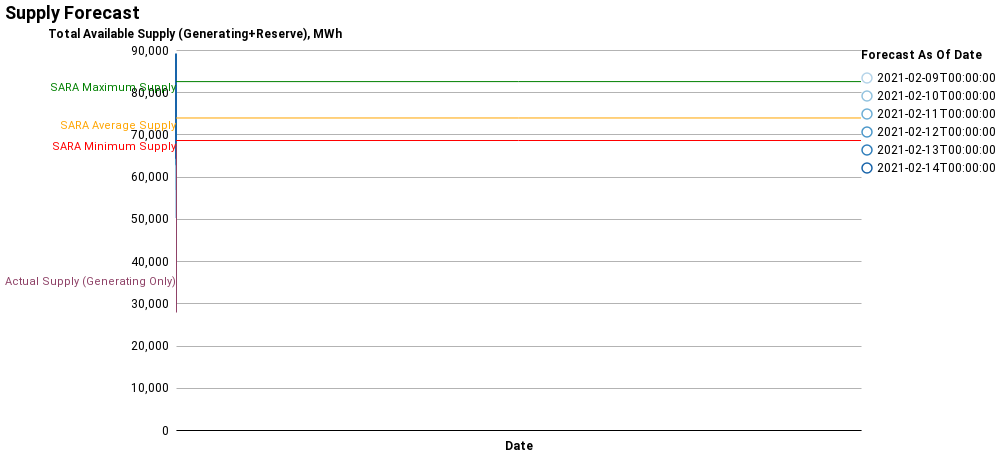

Notebook cell for this chart:
### Code cell
domain_pd = pd.to_datetime(['2021-02-09', '2021-02-21']).astype(int) / 10 ** 6

supply_chart = alt.Chart(ercot_forecast).mark_line(color='#3f8a8d').encode(
    x=alt.X('datetime:T',
        axis=alt.Axis(title='Date'),
        scale=alt.Scale(domain=list(domain_pd))
     ),
    y=alt.Y('total_supply:Q',
         axis=alt.Axis(title='Total Available Supply (Generating+Reserve), MWh')
     ),
    color=alt.Color('forecast_date:O', legend=alt.Legend(title="Forecast As Of Date"))
)

actual_chart = alt.Chart(eia_df_2).mark_line(color="#8f4267",clip=True).encode(
    x='datetime:T',
    y='net_generation:Q'
)

# A dropdown filter
forecast_dates = ercot_forecast['forecast_date'].unique()
date_dropdown = alt.binding_select(options=forecast_dates)
date_select = alt.selection_single(fields=['forecast_date'], bind=date_dropdown, name="_")

filter_date = supply_chart.add_selection(
    date_select
).transform_filter(
    date_select
).properties(title="Supply Forecast")


text_max = alt.Chart({'values':[{'x': '2021-02-11', 'y': 81000 }]}).mark_text(
    text='SARA Maximum Supply', angle=0, color='green'
).encode(
    x='x:T', y='y:Q'
)

rule_max= alt.Chart({'values':[{'y': 82513 }]}).mark_rule(color='green').encode(
    y='y:Q',
)


text_average = alt.Chart({'values':[{'x': '2021-02-10 15:00:00:00-06:00', 'y':  72000 }]}).mark_text(
    text='SARA Average Supply', angle=0, color='orange'
).encode(
    x='x:T', y='y:Q'
)

rule_average= alt.Chart({'values':[{'y': 73897}]}).mark_rule(color='orange').encode(
    y='y:Q',
)

text_min = alt.Chart({'values':[{'x': '2021-02-11', 'y': 67000}]}).mark_text(
    text='SARA Minimum Supply', angle=0, color='red'
).encode(
    x='x:T', y='y:Q'
)

rule_min= alt.Chart({'values':[{'y': 68560}]}).mark_rule(color='red').encode(
    y='y:Q',
)

text_actual = alt.Chart({'values':[{'x': '2021-02-13', 'y': 35000}]}).mark_text(
    text='Actual Supply (Generating Only)', angle=0, color='#8f4267'
).encode(
    x='x:T', y='y:Q'
)


filter_date+actual_chart+text_max+rule_max+text_average+rule_average+text_min +rule_min+text_actual

### Figure 1 — Vega-Lite specification as saved in the notebook (floating-point values rounded to 4 significant figures; data arrays with more than 128 entries replaced by an {"elided": "..."} marker saying what was removed)
{"width": 685, "height": 380, "config": {"title": {"anchor": "start", "fontSize": 18, "font": "Roboto", "fontColor": "#000000"}, "axisX": {"domain": true, "domainColor": "#000000", "domainWidth": 1, "grid": false, "labelFontSize": 12, "labelFont": "Roboto", "labelAngle": 0, "tickColor": "#000000", "tickSize": 5, "titleFontSize": 12, "titlePadding": 10, "titleFont": "Roboto", "title": ""}, "axisY": {"domain": false, "grid": true, "gridColor": "#B3B3B3", "gridWidth": 1, "labelFontSize": 12, "labelFont": "Roboto", "labelPadding": 8, "ticks": false, "titleFontSize": 12, "titlePadding": 10, "titleFont": "Roboto", "titleAngle": 0, "titleY": -10, "titleX": 18}, "background": "#ffffff", "legend": {"labelFontSize": 12, "labelFont": "Roboto", "symbolSize": 100, "symbolType": "circle", "titleFontSize": 12, "titlePadding": 10, "titleFont": "Roboto", "title": "", "orient": "right", "offset": 0}, "view": {"stroke": "transparent"}, "range": {"category": ["#3f8a8d", "#8f4267", "#8d7b41", "#b9cf84", "#ddc0bd", "#5cdd9f", "#a8a2f4", "#c41c8d"], "diverging": ["#418a8d#319689#38a07c#53a966#77af4b#a0b12c#ceaf04#ffa600"]}, "area": {"fill": "#1696d2"}, "line": {"color": "#1696d2", "stroke": "#1696d2", "strokewidth": 5}, "trail": {"color": "#1696d2", "stroke": "#1696d2", "strokeWidth": 0, "size": 1}, "path": {"stroke": "#1696d2", "strokeWidth": 0.5}, "point": {"filled": true}, "text": {"font": "Roboto", "color": "#1696d2", "fontSize": 11, "align": "right", "fontWeight": 400, "size": 11}, "bar": {"size": 40, "binSpacing": 1, "continuousBandSize": 30, "discreteBandSize": 30, "fill": "#1696d2", "stroke": false}}, "layer": [{"data": {"name": "data-4016fe01f4559faf39dbad548e8c73d1"}, "mark": {"type": "line", "color": "#3f8a8d"}, "encoding": {"color": {"type": "ordinal", "field": "forecast_date", "legend": {"title": "Forecast As Of Date"}}, "x": {"type": "temporal", "axis": {"title": "Date"}, "field": "datetime", "scale": {"domain": [1613000000000.0, 1614000000000.0]}}, "y": {"type": "quantitative", "axis": {"title": "Total Available Supply (Generating+Reserve), MWh"}, "field": "total_supply"}}, "selection": {"_": {"type": "single", "fields": ["forecast_date"], "bind": {"input": "select", "options": ["2021-02-09T00:00:00", "2021-02-10T00:00:00", "2021-02-11T00:00:00", "2021-02-12T00:00:00", "2021-02-13T00:00:00", "2021-02-14T00:00:00"]}}}, "title": "Supply Forecast", "transform": [{"filter": {"selection": "_"}}]}, {"data": {"name": "data-09913255cd0e881acaf499d36014193e"}, "mark": {"type": "line", "clip": true, "color": "#8f4267"}, "encoding": {"x": {"type": "temporal", "field": "datetime"}, "y": {"type": "quantitative", "field": "net_generation"}}}, {"data": {"name": "data-d649c231453cd6d58cbb647ab5e16f57"}, "mark": {"type": "text", "angle": 0, "color": "green", "text": "SARA Maximum Supply"}, "encoding": {"x": {"type": "temporal", "field": "x"}, "y": {"type": "quantitative", "field": "y"}}}, {"data": {"name": "data-ade8f25cc73cfbbc5d0cfd7d803c09ce"}, "mark": {"type": "rule", "color": "green"}, "encoding": {"y": {"type": "quantitative", "field": "y"}}}, {"data": {"name": "data-e670e4793b0020a227ab087dee4387ba"}, "mark": {"type": "text", "angle": 0, "color": "orange", "text": "SARA Average Supply"}, "encoding": {"x": {"type": "temporal", "field": "x"}, "y": {"type": "quantitative", "field": "y"}}}, {"data": {"name": "data-b65b0fc251d2a127d01db536a49ea0b8"}, "mark": {"type": "rule", "color": "orange"}, "encoding": {"y": {"type": "quantitative", "field": "y"}}}, {"data": {"name": "data-b14cde85b10d1456da259179b5f235ab"}, "mark": {"type": "text", "angle": 0, "color": "red", "text": "SARA Minimum Supply"}, "encoding": {"x": {"type": "temporal", "field": "x"}, "y": {"type": "quantitative", "field": "y"}}}, {"data": {"name": "data-ff13855d6b77091a3343b0fcb4864acc"}, "mark": {"type": "rule", "color": "red"}, "encoding": {"y": {"type": "quantitative", "field": "y"}}}, {"data": {"name": "data-20ffd9384df4ed864d33914afdbde8c7"}, "mark": {"type": "text", "angle": 0, "color": "#8f4267", "text": "Actual Supply (Generating Only)"}, "encoding": {"x": {"type": "temporal", "field": "x"}, "y": {"type": "quantitative", "field": "y"}}}], "$schema": "https://vega.github.io/schema/vega-lite/v4.8.1.json", "datasets": {"data-4016fe01f4559faf39dbad548e8c73d1": {"elided": "870 records"}, "data-09913255cd0e881acaf499d36014193e": {"elided": "721 records"}, "data-d649c231453cd6d58cbb647ab5e16f57": [{"x": "2021-02-11", "y": 81000}], "data-ade8f25cc73cfbbc5d0cfd7d803c09ce": [{"y": 82513}], "data-e670e4793b0020a227ab087dee4387ba": [{"x": "2021-02-10 15:00:00:00-06:00", "y": 72000}], "data-b65b0fc251d2a127d01db536a49ea0b8": [{"y": 73897}], "data-b14cde85b10d1456da259179b5f235ab": [{"x": "2021-02-11", "y": 67000}], "data-ff13855d6b77091a3343b0fcb4864acc": [{"y": 68560}], "data-20ffd9384df4ed864d33914afdbde8c7": [{"x": "2021-02-13", "y": 35000}]}}
